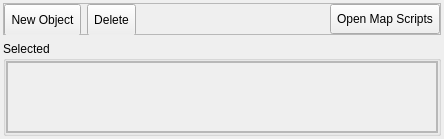
           <widget class="QFrame" name="frame_Objects">
            <property name="enabled">
             <bool>true</bool>
            </property>
            <property name="sizePolicy">
             <sizepolicy hsizetype="Preferred" vsizetype="Preferred">
              <horstretch>0</horstretch>
              <verstretch>0</verstretch>
             </sizepolicy>
            </property>
            <property name="minimumSize">
             <size>
              <width>444</width>
              <height>0</height>
             </size>
            </property>
            <layout class="QGridLayout" name="gridLayout_6">
             <property name="leftMargin">
              <number>3</number>
             </property>
             <property name="topMargin">
              <number>3</number>
             </property>
             <property name="rightMargin">
              <number>3</number>
             </property>
             <property name="bottomMargin">
              <number>3</number>
             </property>
             <item row="1" column="0">
              <widget class="QGroupBox" name="groupBox_selectedObjects">
               <property name="title">
                <string>Selected</string>
               </property>
               <layout class="QVBoxLayout" name="verticalLayout">
                <property name="spacing">
                 <number>6</number>
                </property>
                <property name="leftMargin">
                 <number>0</number>
                </property>
                <property name="topMargin">
                 <number>0</number>
                </property>
                <property name="rightMargin">
                 <number>0</number>
                </property>
                <property name="bottomMargin">
                 <number>0</number>
                </property>
                <item>
                 <widget class="QFrame" name="frame_5">
                  <property name="frameShape">
                   <enum>QFrame::StyledPanel</enum>
                  </property>
                  <property name="frameShadow">
                   <enum>QFrame::Raised</enum>
                  </property>
                  <layout class="QVBoxLayout" name="verticalLayout_2">
                   <property name="leftMargin">
                    <number>0</number>
                   </property>
                   <property name="topMargin">
                    <number>0</number>
                   </property>
                   <property name="rightMargin">
                    <number>0</number>
                   </property>
                   <property name="bottomMargin">
                    <number>0</number>
                   </property>
                   <item>
                    <widget class="QScrollArea" name="scrollArea_4">
                     <property name="sizePolicy">
                      <sizepolicy hsizetype="Preferred" vsizetype="Preferred">
                       <horstretch>0</horstretch>
                       <verstretch>0</verstretch>
                      </sizepolicy>
                     </property>
                     <property name="sizeAdjustPolicy">
                      <enum>QAbstractScrollArea::AdjustIgnored</enum>
                     </property>
                     <property name="widgetResizable">
                      <bool>true</bool>
                     </property>
                     <property name="alignment">
                      <set>Qt::AlignLeading|Qt::AlignLeft|Qt::AlignTop</set>
                     </property>
                     <widget class="QWidget" name="scrollAreaWidgetContents">
                      <property name="geometry">
                       <rect>
                        <x>0</x>
                        <y>0</y>
                        <width>428</width>
                        <height>578</height>
                       </rect>
                      </property>
                      <property name="sizePolicy">
                       <sizepolicy hsizetype="MinimumExpanding" vsizetype="MinimumExpanding">
                        <horstretch>0</horstretch>
                        <verstretch>0</verstretch>
                       </sizepolicy>
                      </property>
                     </widget>
                    </widget>
                   </item>
                  </layout>
                 </widget>
                </item>
               </layout>
              </widget>
             </item>
             <item row="0" column="0">
              <widget class="QFrame" name="frame_4">
               <property name="maximumSize">
                <size>
                 <width>16777215</width>
                 <height>32</height>
                </size>
               </property>
               <property name="frameShape">
                <enum>QFrame::StyledPanel</enum>
               </property>
               <property name="frameShadow">
                <enum>QFrame::Raised</enum>
               </property>
               <layout class="QHBoxLayout" name="horizontalLayout">
                <property name="leftMargin">
                 <number>0</number>
                </property>
                <property name="topMargin">
                 <number>0</number>
                </property>
                <property name="rightMargin">
                 <number>0</number>
                </property>
                <property name="bottomMargin">
                 <number>0</number>
                </property>
                <item>
                 <widget class="NewEventToolButton" name="newEventToolButton">
                  <property name="minimumSize">
                   <size>
                    <width>40</width>
                    <height>32</height>
                   </size>
                  </property>
                  <property name="toolTip">
                   <string>&lt;html&gt;&lt;head/&gt;&lt;body&gt;&lt;p&gt;Add a new event to the map.&lt;/p&gt;&lt;/body&gt;&lt;/html&gt;</string>
                  </property>
                  <property name="text">
                   <string>New Object</string>
                  </property>
                  <property name="icon">
                   <iconset resource="resources/images.qrc">
                    <normaloff>:/icons/add.ico</normaloff>:/icons/add.ico</iconset>
                  </property>
                  <property name="toolButtonStyle">
                   <enum>Qt::ToolButtonTextBesideIcon</enum>
                  </property>
                 </widget>
                </item>
                <item>
                 <widget class="QToolButton" name="toolButton_deleteObject">
                  <property name="sizePolicy">
                   <sizepolicy hsizetype="Fixed" vsizetype="Fixed">
                    <horstretch>0</horstretch>
                    <verstretch>0</verstretch>
                   </sizepolicy>
                  </property>
                  <property name="minimumSize">
                   <size>
                    <width>40</width>
                    <height>32</height>
                   </size>
                  </property>
                  <property name="toolTip">
                   <string>&lt;html&gt;&lt;head/&gt;&lt;body&gt;&lt;p&gt;Delete the selected event from the map.&lt;/p&gt;&lt;/body&gt;&lt;/html&gt;</string>
                  </property>
                  <property name="text">
                   <string>Delete</string>
                  </property>
                  <property name="icon">
                   <iconset resource="resources/images.qrc">
                    <normaloff>:/icons/delete.ico</normaloff>:/icons/delete.ico</iconset>
                  </property>
                  <property name="toolButtonStyle">
                   <enum>Qt::ToolButtonTextBesideIcon</enum>
                  </property>
                  <property name="autoRaise">
                   <bool>false</bool>
                  </property>
                 </widget>
                </item>
                <item>
                 <spacer name="horizontalSpacer_3">
                  <property name="orientation">
                   <enum>Qt::Horizontal</enum>
                  </property>
                  <property name="sizeHint" stdset="0">
                   <size>
                    <width>40</width>
                    <height>20</height>
                   </size>
                  </property>
                 </spacer>
                </item>
                <item>
                 <widget class="QToolButton" name="toolButton_Open_Scripts">
                  <property name="sizePolicy">
                   <sizepolicy hsizetype="Fixed" vsizetype="Preferred">
                    <horstretch>0</horstretch>
                    <verstretch>0</verstretch>
                   </sizepolicy>
                  </property>
                  <property name="text">
                   <string>Open Map Scripts</string>
                  </property>
                  <property name="autoRaise">
                   <bool>false</bool>
                  </property>
                 </widget>
                </item>
               </layout>
              </widget>
             </item>
            </layout>
           </widget>
